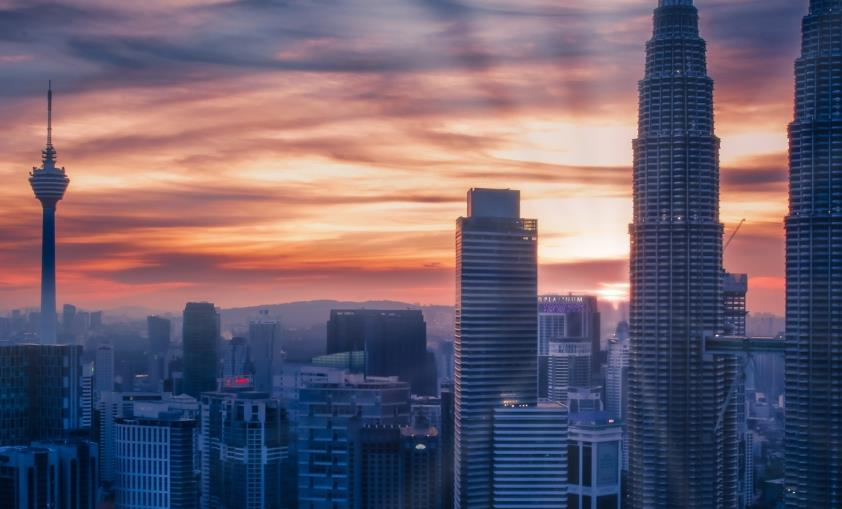
#> input picture OpenCVForPy/readAndShow/messi5.jpg, 842 x 509 px
$ python readAndShowByMatplotlib.py
#> lines starting #> are read from the running program, lines starting #| are printed output that depends on the picture
# -*- coding: utf-8 -*-
"""
Created on Tue Jan  7 16:55:06 2020

@author: User
"""

import numpy as np
import cv2
from matplotlib import pyplot as plt

img = cv2.imread('messi5.jpg', 0)
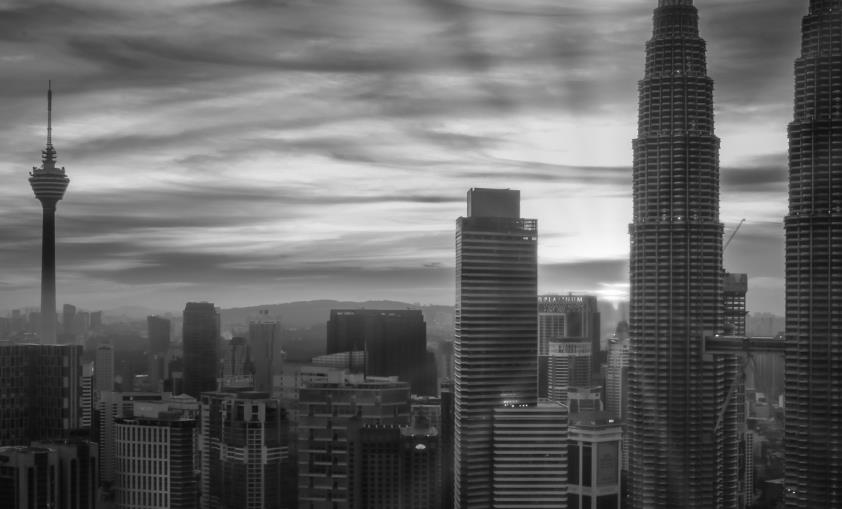
#> img: shape (509, 842); min 5, max 255, mean 100.9
plt.imshow(img, cmap = 'gray', interpolation = 'bicubic')
plt.xticks([]), plt.yticks([])  # 隐藏x、y轴
plt.show()
helpimread = help(cv2.imread)
print(helpimread)
